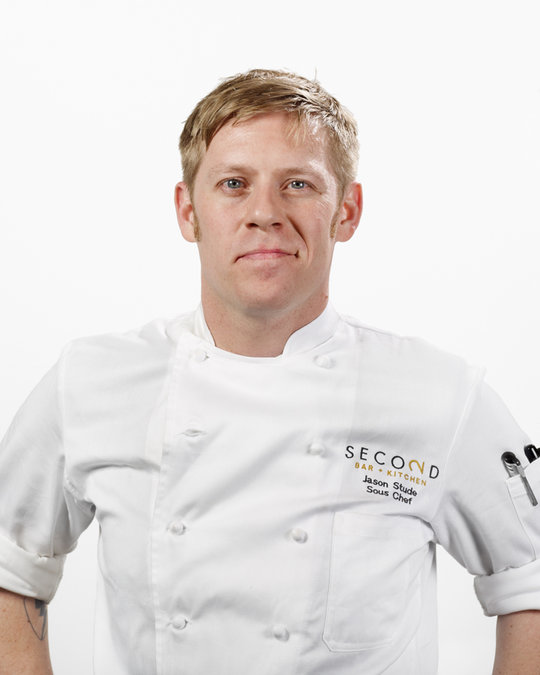
#> input picture Computer Vision/course_images/rsz_jason.jpg, 540 x 675 px
$ jupyter execute --allow-errors 'Test Keras.ipynb'   (shell and % lines are left out)   (older library calls are emulated)
#> lines starting #> are read from the running program, lines starting #| are printed output that depends on the picture; after the words box and inside, x2 and y2 are one past the last pixel; in counts of white or black regions, pixels touching at a corner belong together
[cell 1]
from keras import models
from keras import layers
import numpy as np
import cv2
import matplotlib.pyplot as plt

#> (a cell that did not finish here is left out)

[cell 3]
img = cv2.imread("course_images/rsz_jason.jpg")
#> img is the input picture: shape (675, 540, 3); mean B, G, R 219.5, 221.7, 226.9
plt.imshow(cv2.cvtColor(img,cv2.COLOR_BGR2RGB))
plt.show()

[cell 4]
img.shape
#> Out = (675, 540, 3)

[cell 5]
plt.imshow(cv2.cvtColor(img[70:300,175:360,:],cv2.COLOR_BGR2RGB))
img2 = img[70:300,175:360,:]
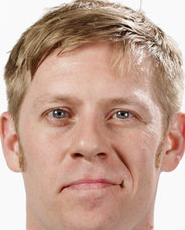
#> img2: shape (230, 185, 3); mean B, G, R 148.1, 163.5, 196

[cell 6]
result = cv2.matchTemplate(img,img2,cv2.TM_CCORR_NORMED)
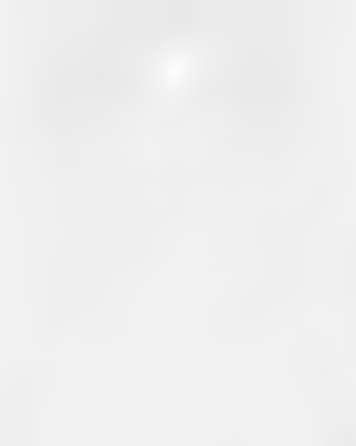
#> result: shape (446, 356) float32; min 0.91, max 1, mean 0.94
plt.imshow(result,);

[cell 7]
_,_,maxv,minv = cv2.minMaxLoc(result)
#> maxv = (182, 11); minv = (175, 70)
img_copy = img.copy()
cv2.rectangle(img_copy,minv,(minv[0] + img2.shape[1],minv[1] + img2.shape[0]),0,3)
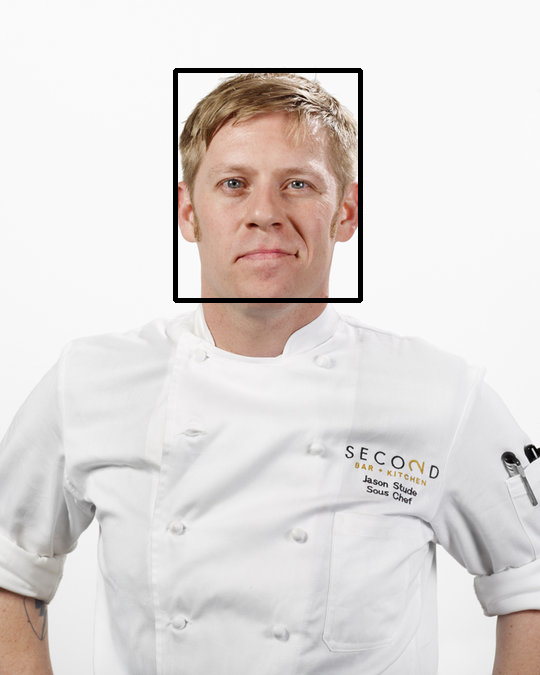
#> img_copy: shape (675, 540, 3); 1.14% of pixels changed, all inside (x1, y1, x2, y2) = (173, 68, 363, 303)
plt.imshow(cv2.cvtColor(img_copy,cv2.COLOR_BGR2RGB))
plt.show()

[cell 8]
sp = img.copy()
rnd = np.random.rand(*img.shape) # uniforme [0,1]
sp[rnd > 0.95] = 255 # salt
sp[rnd < 0.05] = 0 # pepper
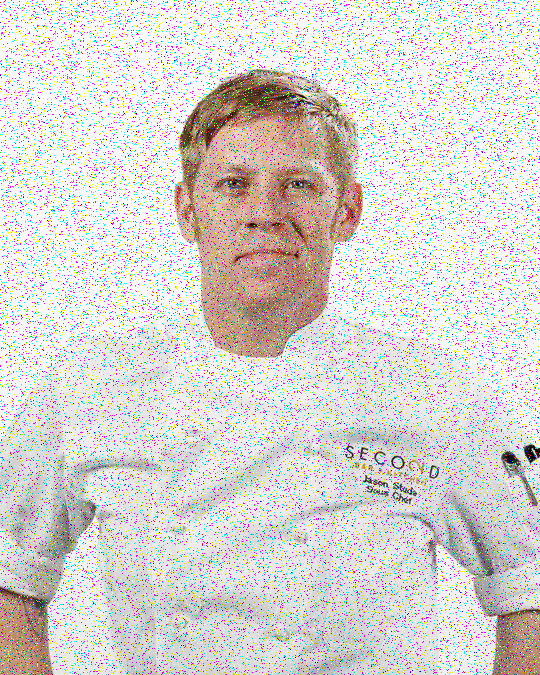
#> sp: shape (675, 540, 3); mean B, G, R 210.4, 212.4, 217
plt.imshow(cv2.cvtColor(sp,cv2.COLOR_BGR2RGB));plt.title('salt & peppers'); plt.show()


gausb = cv2.GaussianBlur(sp,(5,5),0)
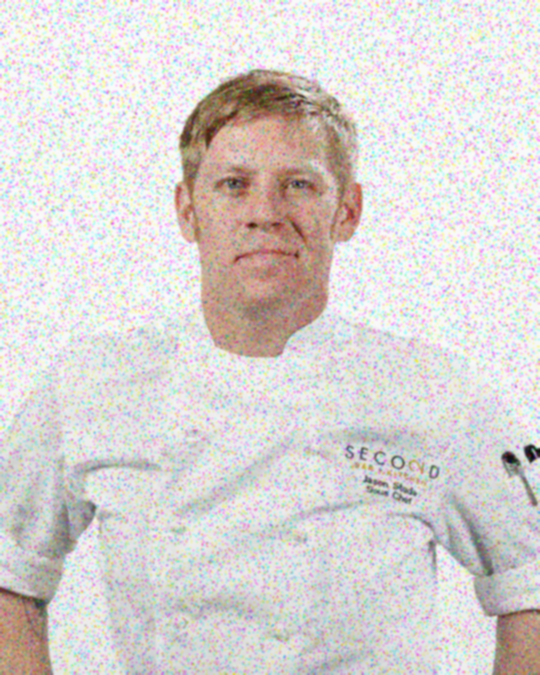
#> gausb: shape (675, 540, 3); mean B, G, R 210.4, 212.4, 217
plt.imshow(cv2.cvtColor(gausb,cv2.COLOR_BGR2RGB));plt.title('Gaussian Blur'); plt.show()
medianblur = cv2.medianBlur(sp,5,0)
plt.imshow(cv2.cvtColor(medianblur,cv2.COLOR_BGR2RGB));plt.title('Median Blur'); plt.show()
#> after `plt.imshow(cv2.cvtColor(medianblur, cv2.COLOR_BGR2RGB))`:
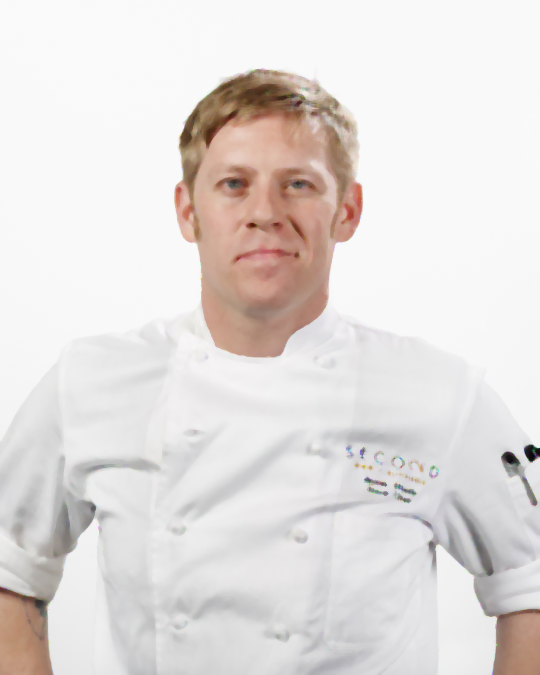
#> shown: shape (675, 540, 3); mean R, G, B 227.2, 222, 219.8

[cell 9]
laplacian = cv2.Laplacian(img,cv2.CV_8U,ksize=5)
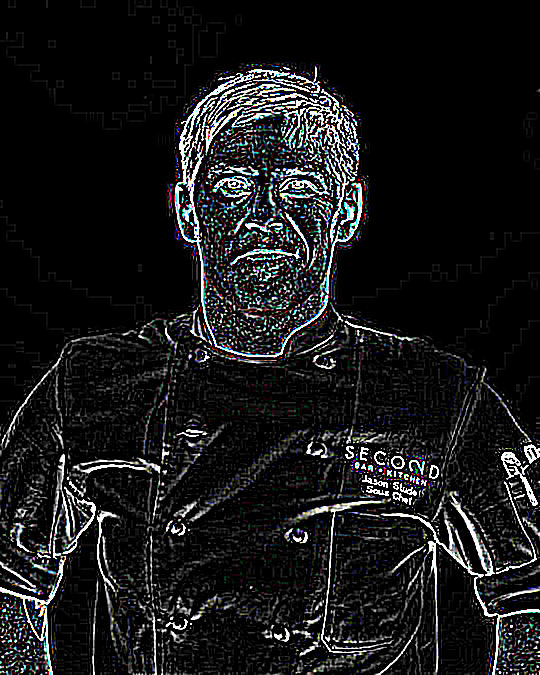
#> laplacian: shape (675, 540, 3); mean B, G, R 25.1, 24.6, 24.1
plt.imshow(cv2.cvtColor(laplacian,cv2.COLOR_BGR2RGB)); plt.show()
r,thresh = cv2.threshold(laplacian,150,255,cv2.THRESH_BINARY)
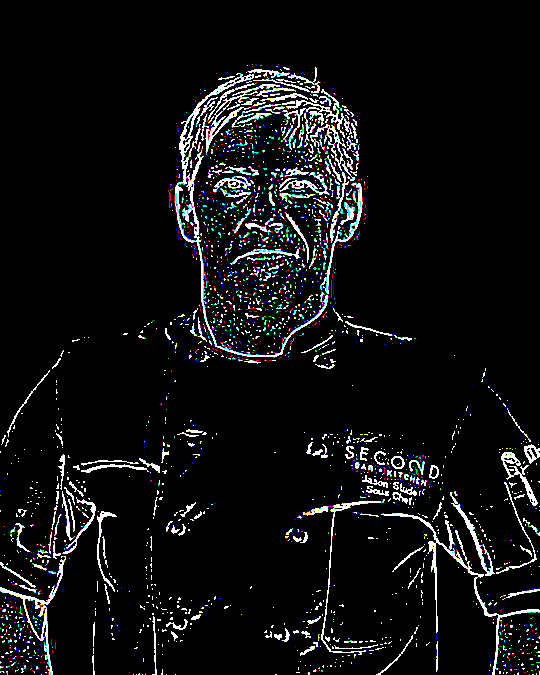
#> thresh: shape (675, 540, 3); mean B, G, R 17, 16.4, 15.8
plt.imshow(cv2.cvtColor(thresh,cv2.COLOR_BGR2GRAY),'gray'); plt.show()
#> after `plt.imshow(cv2.cvtColor(thresh, cv2.COLOR_BGR2GRAY), 'gray')`:
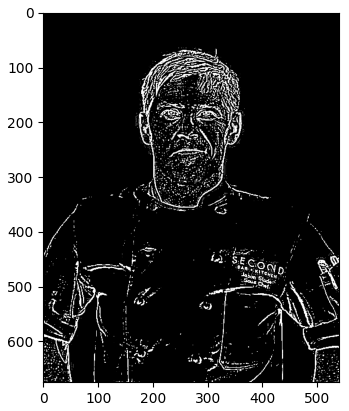
#> figure drawn by matplotlib, 1 panel

$ run again, with Computer Vision/course_images/re.jpg copied over Computer Vision/course_images/rsz_jason.jpg
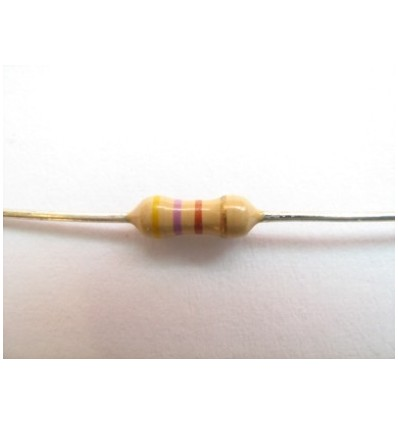
#> input picture Computer Vision/course_images/re.jpg, 398 x 425 px
#> img is the input picture: shape (425, 398, 3); mean B, G, R 228.3, 231.2, 236
#> `img2 = img[70:300,175:360,:]`:
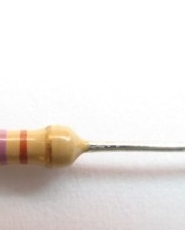
#> img2: shape (230, 185, 3); mean B, G, R 223.2, 226.9, 232.1
#> maxv = (72, 195); minv = (175, 70)
#> img_copy: shape (425, 398, 3); 2.45% of pixels changed, all inside (x1, y1, x2, y2) = (173, 68, 363, 303)
#> `plt.imshow(cv2.cvtColor(thresh, cv2.COLOR_BGR2GRAY), 'gray')`:
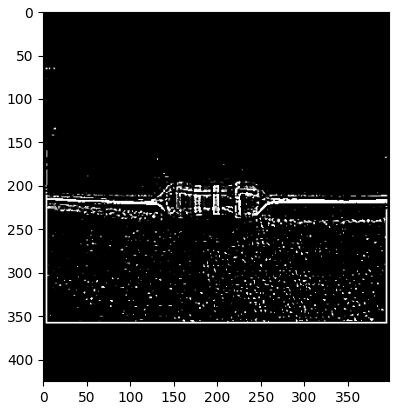
#> figure drawn by matplotlib, 1 panel
